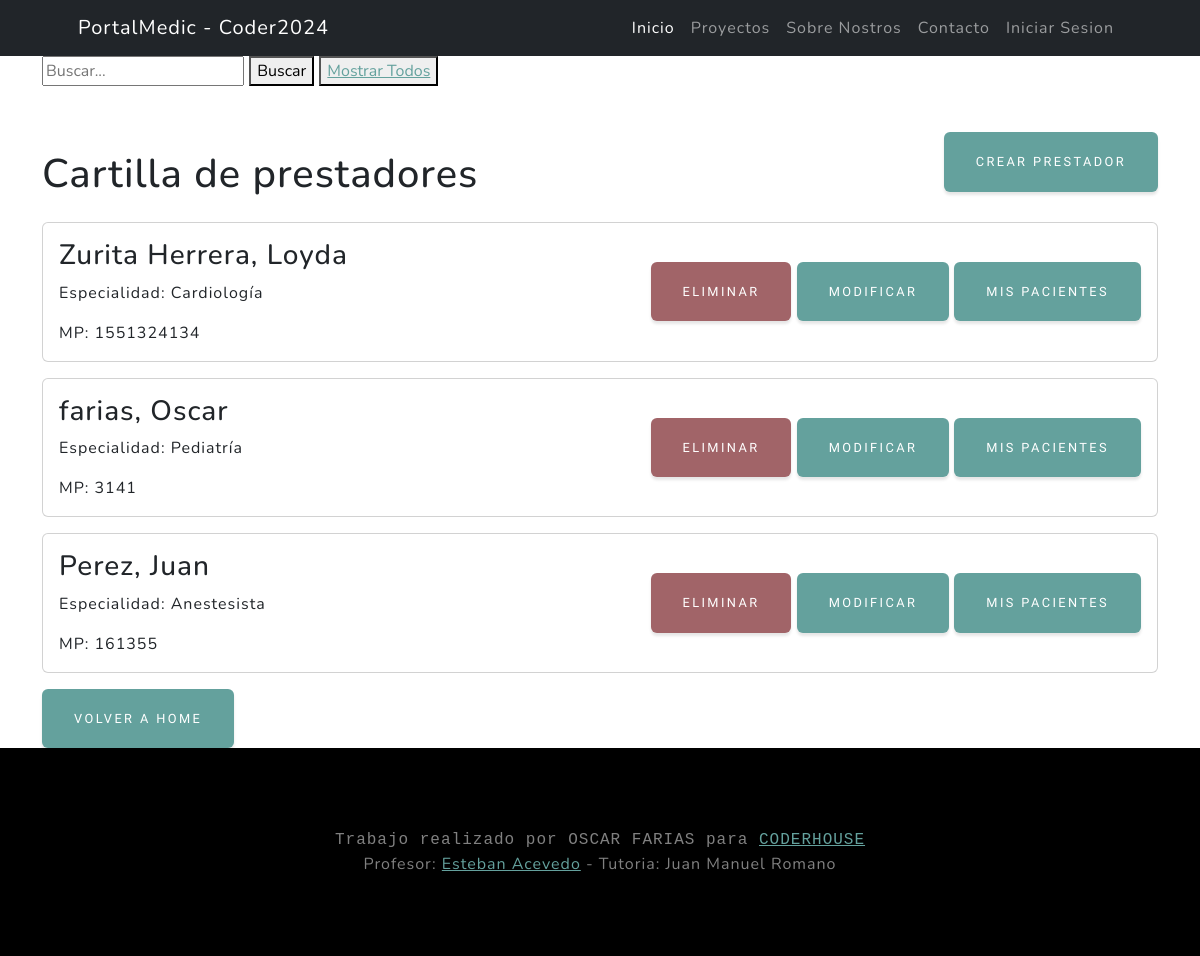
The app's page /medicos/medicos/list, older data.
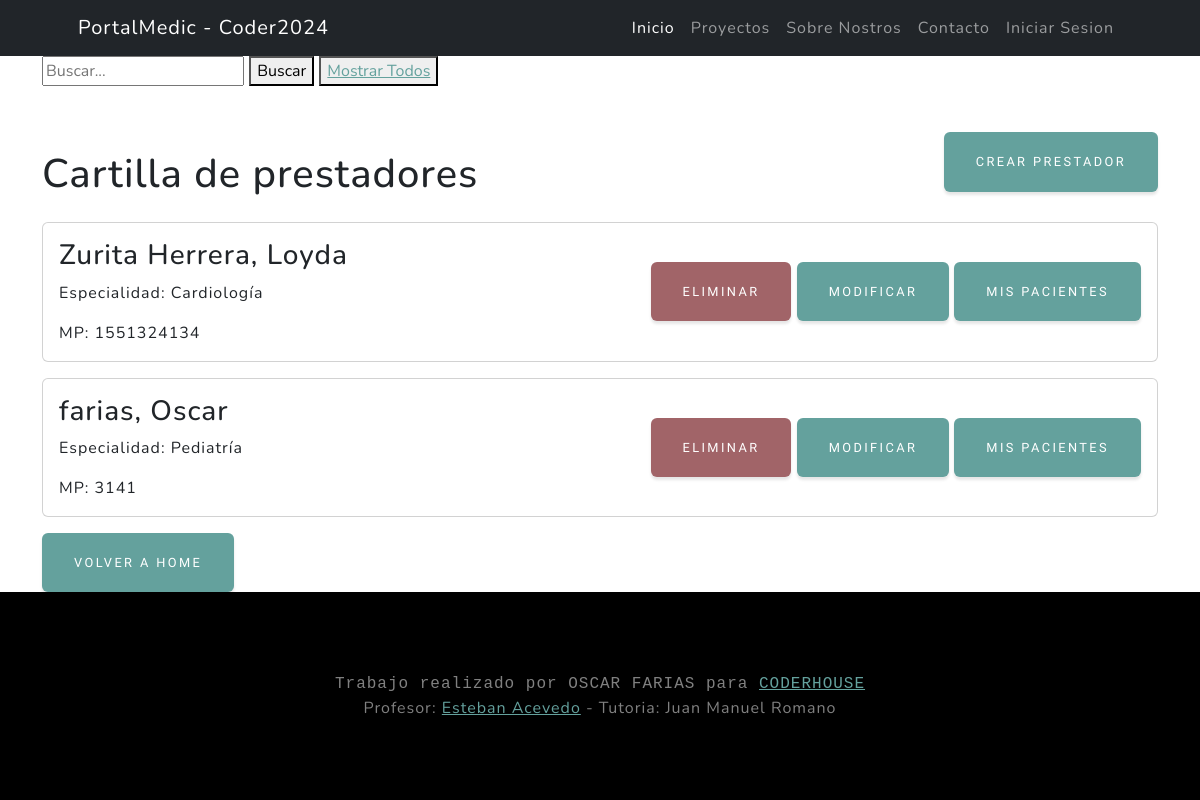
The same page, newer data.
### medicos/models.py (models this page shows, shortened)
class Medicos(models.Model):
    nombre = models.CharField(max_length=100, null=False, blank=True)
    apellido = models.CharField(max_length=100, null=False, blank=True)
    DNI = models.PositiveIntegerField(unique=True,null=True)
    nacionalidad= models.ForeignKey(Nacionalidad, on_delete=models.SET_NULL, null=True)
    matricula = models.PositiveIntegerField(unique=True, null=False, blank=False,verbose_name="Matricula Nacional")
    especialidad = models.ForeignKey(Especialidad, on_delete=models.SET_NULL, null=True)
    class Meta:
        verbose_name = "Medicos"
        verbose_name_plural = "Medicos"

class Especialidad(models.Model):
    especialidad = models.CharField(max_length=50, unique=True)
    def __str__(self) -> str:
        return self.especialidad
    class Meta:
        verbose_name = "Especialidad"
        verbose_name_plural = "Especialidades"

### medicos/views.py (the view)
# urls.py: path("medicos/list", medicos_list ,name="medicos_list"),
def medicos_list(request):
    query = request.GET.get('busqueda', '')
    if query:
        medicos = Medicos.objects.filter(
            Q(nombre__icontains=query) |
            Q(apellido__icontains=query) |
            Q(DNI__icontains=query)
        )
    else:
        medicos = Medicos.objects.all()
    return render(request, 'medicos/medicos_list.html', {'medicos': medicos})

### medicos/templates/medicos/medicos_list.html (shortened to what this page needs)
{% extends 'core/base.html' %}
{% block content %}
<div class="container">
    <div class="pb-lg-3">
        <form action="{% url 'medicos:medicos_list' %}" method="get">
            <input type="" name="busqueda" placeholder="Buscar...">
            <button class="" type="submit">Buscar</button>
            <button class="" type="submit"><a href="{% url 'medicos:medicos_list' %}">Mostrar Todos</a></button>
        </form>
    </div>
    <div class="d-flex justify-content-between align-items-center">
        <h1 class="mt-5 mb-4">Cartilla de prestadores</h1>
        <a href="{% url 'medicos:medicos_create'%}" class="btn btn-primary">Crear Prestador</a>
    </div>
    {% if medicos %}
    {% for medico in medicos %}
    <div class="card mb-3">
        <div class="card-body d-flex justify-content-between align-items-center">
            <div>
                <h3 class="card-title">{{medico.apellido}}, {{ medico.nombre }}</h3>
                <p class="card-text">Especialidad: {{ medico.especialidad }}</p>
                <p class="card-text">MP: {{ medico.matricula }}</p>
            </div>
            <div>
                <form method="post" action="{% url 'medicos:medicos_confirm_delete' pk=medico.id%}">
                    <button type="submit" class="btn btn-danger">Eliminar</button>
                    <a href="{% url 'medicos:medicos_update' pk=medico.id%}" class="btn btn-primary">Modificar</a>
                    <a href="{% url 'pacientes:pacientes_list'%}" class="btn btn-primary">Mis Pacientes</a>
                </form>
            </div>
        </div>
    </div>
    {% endfor %}
    {% else %}
    <h1 class="text-center">No se han encontrado resultados</h1>
    {% endif %}
    <a href="{% url 'core:index' %}" class="btn btn-primary">Volver a HOME</a>
</div>
{% endblock content %}

Row changes from the older to the newer data that the page shows:
removed Medicos: apellido "Perez", nombre "Juan", especialidad "Anestesista", matricula "161355"
